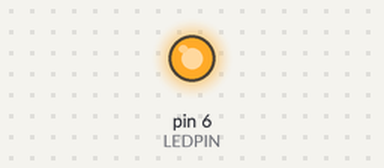
The sketch below on a simulated Arduino Uno, built with avr-gcc and run on an emulated ATmega328P. On the bench: output pins drawn as LEDs (lit = HIGH).

Above: at 0.5 s.
At 3.8 s:
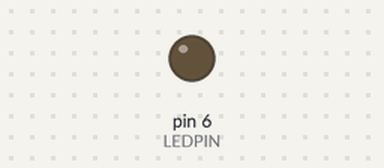
Timing chart, 0 to 5.5 s (numbered marks = the images above):
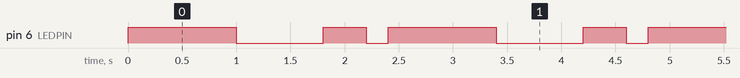

Measured:
- by itself, pin 6 (LEDPIN): repeats every 2.4 s: LOW 0.80 s, HIGH 0.40 s, LOW 0.20 s, HIGH 1.0 s
- by itself, everything shown: repeats every 2.4 s, in 4 steps

The sketch:

Ex_1.ino
```cpp
#define LEDPIN 6

int ledStatus = 0;

void setup() {
  pinMode(LEDPIN, OUTPUT);

}
void loop() {
  blinkLed();
}

void blinkLed(){
  if(ledStatus == 0){
    ledStatus = 1;
    digitalWrite(LEDPIN, HIGH);
      delay(1000);
  }else if(ledStatus == 1){
    ledStatus = 2;
    digitalWrite(LEDPIN, LOW);{
    delay(800);
    }
  }else if(ledStatus == 2){
    ledStatus = 3;
    digitalWrite(LEDPIN, HIGH);{
    delay(400);
    }
  }else{
    ledStatus = 0;
    digitalWrite(LEDPIN, LOW);
    delay(200);
  }
}
```
